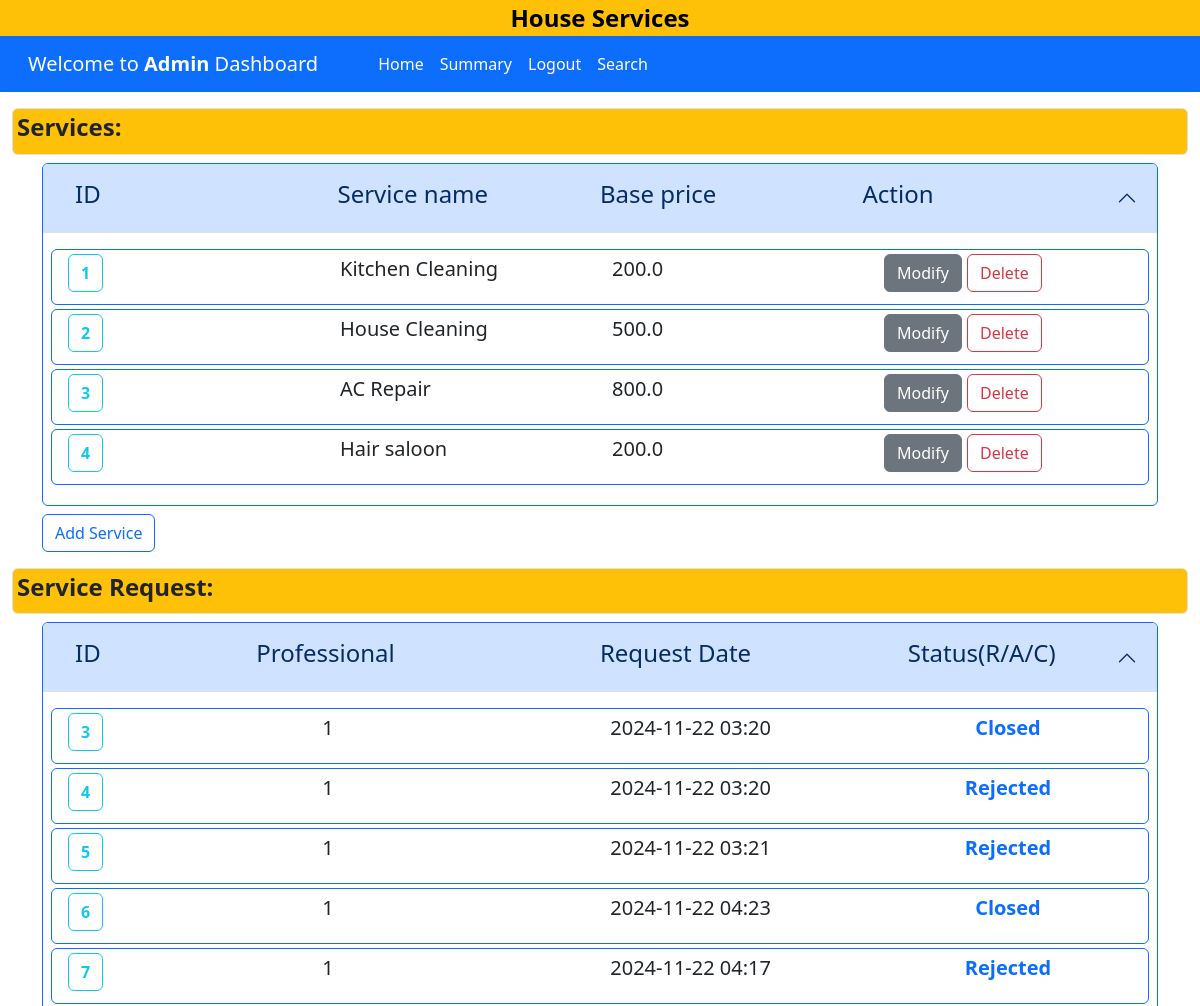
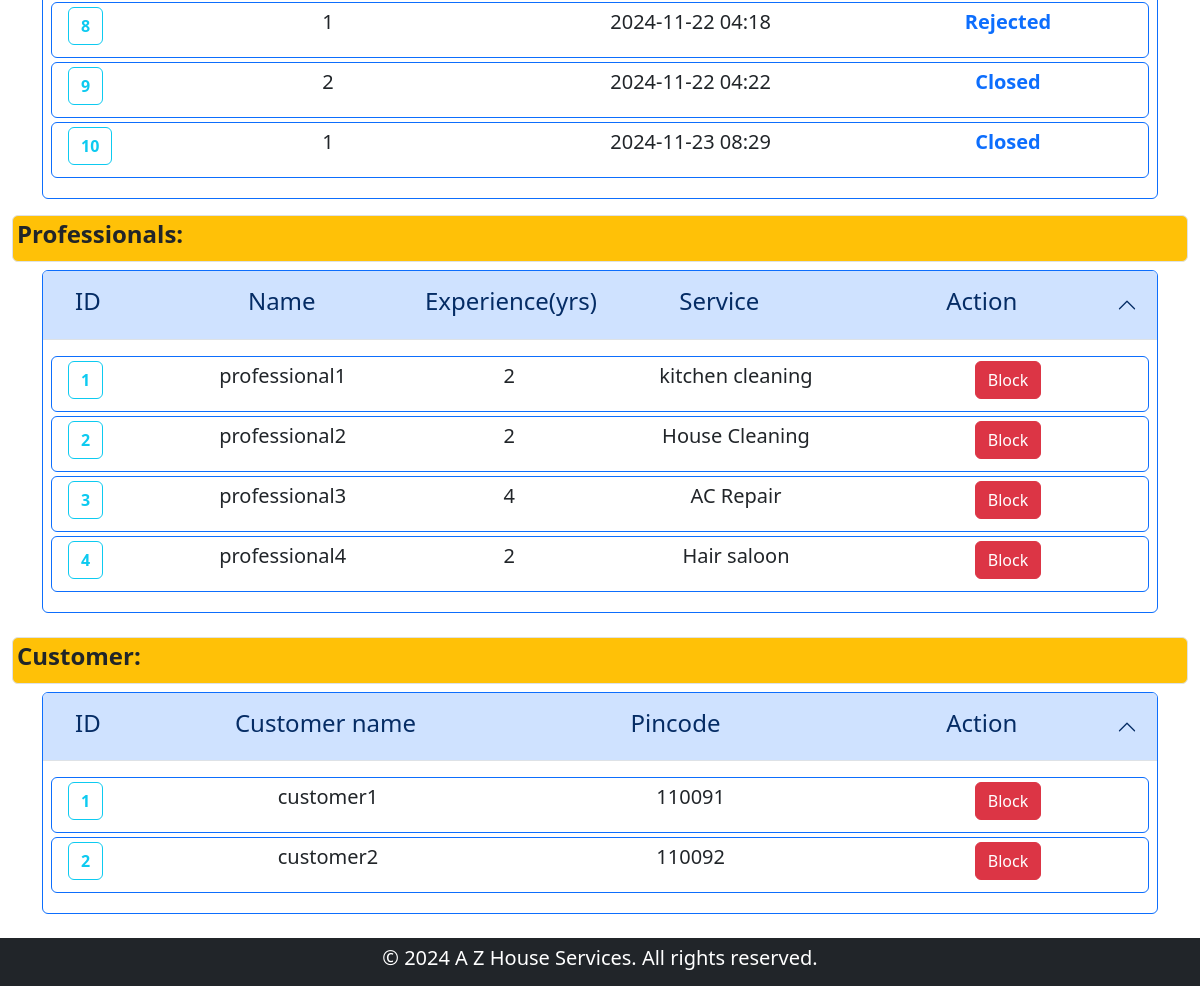
Before: /admin_dashboard with the older database file (2 pictures, top to bottom).
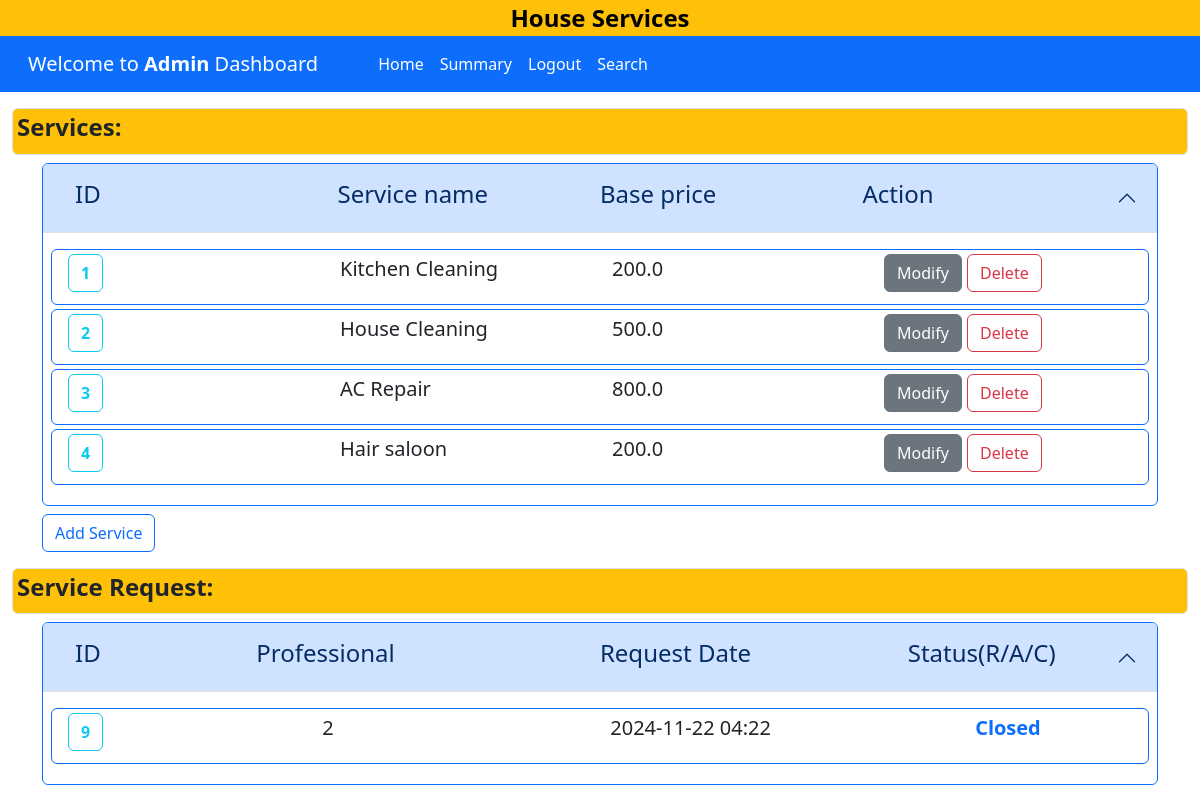
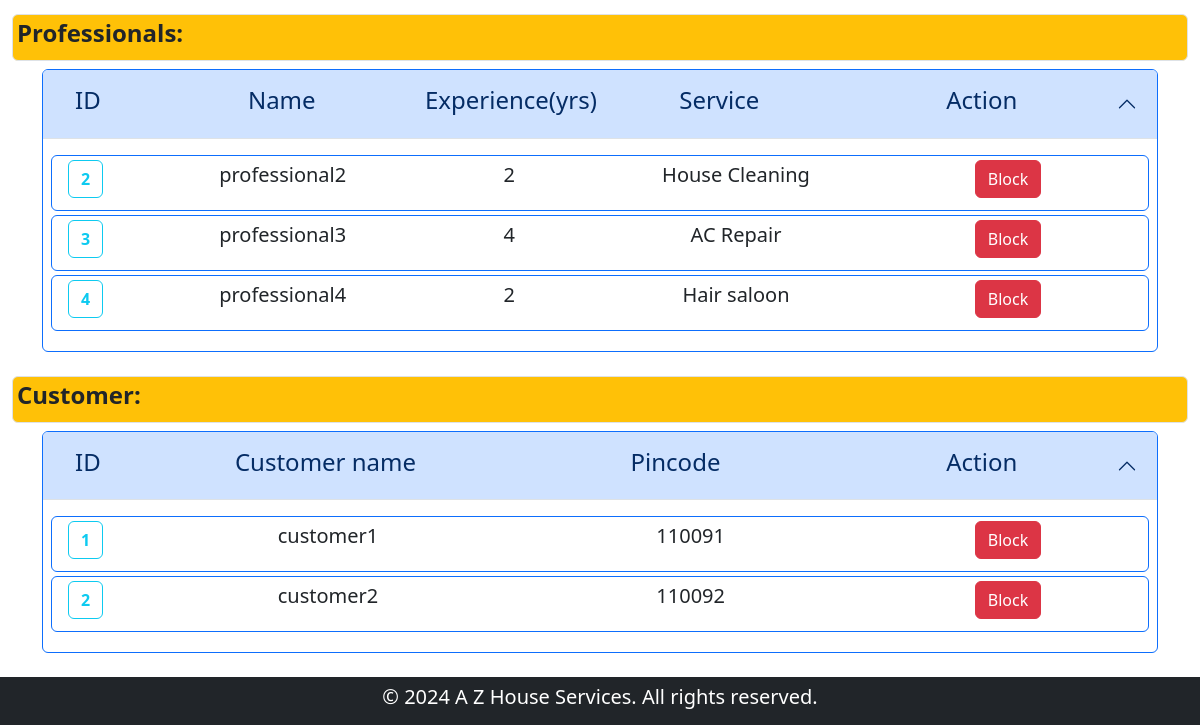
After: the same page with the newer database file (2 pictures, top to bottom).
### backened/modals.py (models this page shows)
class Service(db.Model):
    __tablename__ = "service"
    id = db.Column(db.Integer, primary_key=True)
    name = db.Column(db.String(120), nullable=False)
    price = db.Column(db.Float, nullable=False)
    time_required = db.Column(db.Integer, nullable=False)
    description = db.Column(db.Text,nullable = True)
    service_requests = db.relationship("ServiceRequest", backref="service", lazy=True, cascade="all, delete-orphan")

class ServiceRequest(db.Model):
    __tablename__ = "service_request"
    id = db.Column(db.Integer, primary_key=True)
    service_id = db.Column(db.Integer, db.ForeignKey("service.id"), nullable=False)
    customer_id = db.Column(db.Integer, db.ForeignKey("customer.id"), nullable=False)
    professional_id = db.Column(db.Integer, db.ForeignKey("professional.id"), nullable=False)
    date_of_request = db.Column(db.DateTime, default=datetime.now,nullable=False)
    date_of_completion = db.Column(db.DateTime, nullable=True)
    service_status = db.Column(db.String(50), nullable=False, default="requested")
    remarks = db.Column(db.Text, nullable=True)
    reviews = db.relationship("Review", backref="service_request", lazy=True, cascade="all, delete-orphan")

class Professional(db.Model):
    __tablename__ = "professional"
    id = db.Column(db.Integer, primary_key=True)
    email = db.Column(db.String(120), unique=True, nullable=False)
    password = db.Column(db.String(120), nullable=False)
    name = db.Column(db.String(120), nullable=False)
    phone = db.Column(db.Integer, nullable=False)
    address = db.Column(db.String(200), nullable=False)
    pincode = db.Column(db.Integer, nullable=False)
    date_created = db.Column(db.DateTime, default=datetime.now,nullable=False)
    description = db.Column(db.Text, nullable=True)
    service_type = db.Column(db.String(120), nullable=False)
    experience = db.Column(db.Integer, nullable=False)
    file_path = db.Column(db.String(255), nullable=False)
    status = db.Column(db.String(30), default="pending",nullable=False)
    service_requests = db.relationship(
        "ServiceRequest",
        backref="professional",
        lazy=True,
        cascade="all, delete-orphan",
    )

class Customer(db.Model):
    __tablename__ = "customer"
    id = db.Column(db.Integer, primary_key=True)
    email = db.Column(db.String(120), unique=True, nullable=False)
    password = db.Column(db.String(120), nullable=False)
    name = db.Column(db.String(120), nullable=False)
    address = db.Column(db.String(200), nullable=False)
    pincode = db.Column(db.Integer, nullable=False)
    phone = db.Column(db.Integer, nullable=False)
    status = db.Column(db.String(30), default="accepted", nullable=False)
    service_requests = db.relationship("ServiceRequest", backref="customer", lazy=True, cascade="all, delete-orphan")
    reviews = db.relationship("Review", backref="customer", lazy=True, cascade="all, delete-orphan")

### backened/controller.py (the view)
@app.route("/admin_dashboard")
def adminDashboard():
    sers = Service.query.all()
    ser_reqs = ServiceRequest.query.all()
    custmrs = Customer.query.all()
    profs = Professional.query.all()
    return render_template(
        "admin_dashboard.html",
        services=sers,
        service_requests=ser_reqs,
        customers=custmrs,
        professionals=profs,
    )

### templates/admin_dashboard.html (shortened to what the changed rows need)
<!DOCTYPE html>
<html lang="en">
<head>
    <link href="https://cdn.jsdelivr.net/npm/bootstrap@5.3.3/dist/css/bootstrap.min.css" rel="stylesheet">
</head>
<body >
    {% block admin_content %}
    <section id="main-data" class="container-fluid" >
        <div class="container">
            <div class="accordion" id="Services">
                <div class="accordion-item border border-primary">
                  <h2 class="accordion-header">
                    <button class="accordion-button" type="button" data-bs-toggle="collapse" data-bs-target="#service-collapse" aria-expanded="true" aria-controls="service-collapse">
                      <div class="container row">
                        <h4 class="col">ID</h4>
                        <h4 class="col">Service name</h4>
                        <h4 class="col">Base price</h4>
                        <h4 class="col">Action</h4>
                      </div>
                    </button>
                  </h2>
                  <div id="service-collapse" class="accordion-collapse collapse show" data-bs-parent="#Services">
                    <div class="accordion-body">
                        {% if services | length == 0 %}
                        <div class="col">
                            <p class="lead">No Service found</p>
                        </div>
                        {% else %}
                            {% for service in services %}
                                <div class="conatiner row border border-primary p-1 lead rounded mb-1">
                                    <div class="col">
                                        <a href="{{ url_for('show_detail_admin',id=service.id,item = 'service') }}" class="fw-bold btn btn-outline-info">{{service.id}}</a>
                                    </div>
                                    <div class="col">
                                        <p >{{ service.name }}</p>
                                    </div>
                                    <div class="col">
                                        <p > {{ service.price }}</p>
                                    </div>
                                    <div class="col">
                                        <a href="{{ url_for('del_mod_service',task='modify',id=service.id) }}" class="btn btn-secondary">Modify</a>
                                        <a href="{{ url_for('del_mod_service',task='delete',id=service.id) }}" class="btn btn-outline-danger">Delete</a>
                                    </div>
                                </div>
                            {% endfor %}
                        {% endif %}
                    </div>
                  </div>
                </div>
              </div>
        </div>
        <div class="container">
            <div class="accordion" id="Service-request">
                <div class="accordion-item border border-primary">
                  <h2 class="accordion-header">
                    <button class="accordion-button" type="button" data-bs-toggle="collapse" data-bs-target="#service-request-collapse" aria-expanded="true" aria-controls="service-request-collapse">
                      <div class="container row">
                        <h4 class="col-1">ID</h4>
                        <h4 class="col-4 text-center">Professional</h4>
                        <h4 class="col-4 text-center">Request Date</h4>
                        <h4 class="col-3 text-center">Status(R/A/C)</h4>
                      </div>
                    </button>
                  </h2>
                  <div id="service-request-collapse" class="accordion-collapse collapse show" data-bs-parent="#Service-request">
                    <div class="accordion-body">
                        {% if service_requests | length == 0 %}
                            <div class="col">
                                <p class="lead">No Service Request found</p>
                            </div>
                        {% else %}
                            {% for ser_req in service_requests %}
                                <div class="conatiner row border border-primary p-1 lead rounded mb-1">
                                    <div class="col-1">
                                        <a href="{{ url_for('show_detail_admin',item = 'service_request',id = ser_req.id) }}" class=" fw-bold btn btn-outline-info">{{ ser_req.id }}</a>
                                    </div>
                                    <div class="col-4 text-center">
                                        <p >{{ ser_req.professional_id }}</p>
                                    </div>
                                    <div class="col-4 text-center">
                                        <p >{{ ser_req.date_of_request.strftime('%Y-%m-%d %H:%M') }}</p>
                                    </div>
                                    <div class="col-3 text-center text-primary fw-bold">
                                        <p >{{ ser_req.service_status|title }}</p>
                                    </div>
                                </div>
                            {% endfor %}
                        {% endif %}
                    </div>
                  </div>
                </div>
              </div>
        </div>
        <div class="container">
            <div class="accordion mb-4" id="Professional">
                <div class="accordion-item border border-primary">
                  <h2 class="accordion-header">
                    <button class="accordion-button" type="button" data-bs-toggle="collapse" data-bs-target="#professionalOne" aria-expanded="true" aria-controls="professionalOne">
                      <div class="container row">
                        <h4 class="col-1 ">ID</h4>
                        <h4 class="col-3 text-center">Name</h4>
                        <h4 class="col-2 text-center">Experience(yrs)</h4>
                        <h4 class="col-3 text-center">Service</h4>
                        <h4 class="col-3 text-center">Action</h4>
                      </div>
                    </button>
                  </h2>
                  <div id="professionalOne" class="accordion-collapse collapse show" data-bs-parent="#Professional">
                    <div class="accordion-body">
                        {% if professionals | length == 0 %}
                        <div class="col">
                            <p class="lead">No professional found</p>
                        </div>
                        {% else %}
                            {% for prof in professionals %}
                            <div class="conatiner row border border-primary p-1 lead rounded mb-1">
                                <div class="col-1">
                                    <a href="{{ url_for('show_detail_admin',id=prof.id,item = 'professional') }}" class=" fw-bold btn btn-outline-info">{{prof.id}}</a>
                                </div>
                                <div class="col-3 text-center">
                                    <p >{{ prof.name }}</p>
                                </div>
                                <div class="col-2 text-center">
                                    <p >{{ prof.experience }}</p>
                                </div>
                                <div class="col-3 text-center">
                                    <p >{{ prof.service_type }}</p>
                                </div>
                                {% if prof.status == 'Approved' %}
                                <div class="col-3 text-center">
                                    <a href="{{ url_for('update_status_admin', user = 'professional',id = prof.id,status = 'Blocked') }}" class="btn btn-danger">Block</a>
                                </div>
                                {% endif %}
                            </div>
                            {% endfor %}
                        {% endif %}
                    </div>
                  </div>
                </div>
              </div>
        </div>
        <div class="container mb-4">
            <div class="accordion" id="Customers">
                <div class="accordion-item border border-primary">
                  <h2 class="accordion-header">
                    <button class="accordion-button" type="button" data-bs-toggle="collapse" data-bs-target="#customer-collapse" aria-expanded="true" aria-controls="customer">
                      <div class="container row">
                        <h4 class="col-1">ID</h4>
                        <h4 class="col-4 text-center">Customer name</h4>
                        <h4 class="col-4 text-center">Pincode</h4>
                        <h4 class="col-3 text-center">Action</h4>
                      </div>
                    </button>
                  </h2>
                  <div id="customer-collapse" class="accordion-collapse collapse show" data-bs-parent="#Customer">
                    <div class="accordion-body">
                        {% if customers | length == 0 %}
                        <div class="col">
                            <p class="lead">No Customer found</p>
                        </div>
                        {% else %}
                            {% for customer in customers %}
                                <div class="conatiner row border border-primary p-1 lead rounded mb-1">
                                    <div class="col-1">
                                        <a href="{{ url_for('show_detail_admin',id=customer.id,item = 'customer') }}" class="fw-bold btn btn-outline-info">{{ customer.id }}</a>
                                    </div>
                                    <div class="col-4 text-center">
                                        <p>{{ customer.name }}</p>
                                    </div>
                                    <div class="col-4 text-center">
                                        <p >{{ customer.pincode}}</p>
                                    </div>
                                    <div class="col-3 text-center">
                                        {% if customer.status == 'Blocked' %}
                                        <a href="{{ url_for('update_status_admin', user = 'customer',id = customer.id,status='Active') }}" class="btn btn-primary">Unblock</a>
                                        <a href="{{ url_for('update_status_admin', user = 'customer',id = customer.id,status='Delete') }}" class="btn btn-outline-danger">Delete</a>
                                        {% else %}
                                        <a href="{{ url_for('update_status_admin',user = 'customer',id = customer.id,status='Blocked' ) }}" class="btn btn-danger">Block</a>
                                        {% endif %}
                                    </div>
                                </div>
                            {% endfor %}
                        {% endif %}
                    </div>
                  </div>
                </div>
              </div>
        </div>
    </section>
    {% endblock admin_content %}
</body>
</html>

Changed rows visible on the page:
removed ServiceRequest: id "3", professional_id "1", date_of_request "2024-11-22 03:20", service_status "Closed"
removed ServiceRequest: id "4", professional_id "1", date_of_request "2024-11-22 03:20", service_status "Rejected"
removed ServiceRequest: id "5", professional_id "1", date_of_request "2024-11-22 03:21", service_status "Rejected"
removed ServiceRequest: id "6", professional_id "1", date_of_request "2024-11-22 04:23", service_status "Closed"
removed ServiceRequest: id "7", professional_id "1", date_of_request "2024-11-22 04:17", service_status "Rejected"
removed ServiceRequest: id "8", professional_id "1", date_of_request "2024-11-22 04:18", service_status "Rejected"
removed ServiceRequest: id "10", professional_id "1", date_of_request "2024-11-23 08:29", service_status "Closed"
removed Professional: id "1", name "professional1", experience "2", service_type "kitchen cleaning"
